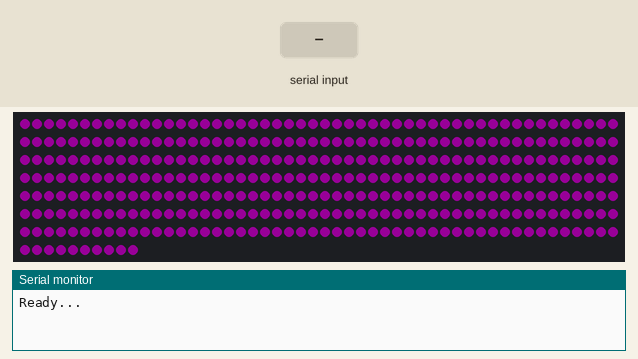
This sketch was run on a simulated Arduino Uno, built with avr-gcc and run on an emulated ATmega328P. Parts: 360 RGB LEDs in strip order, left to right, continuing on the next row, the last lines printed to the serial monitor. The inputs (shaded band) are chosen by the test bench. Dim RGB values are drawn brighter than linear.

Above: at 0.5 s.
2.2 s: "90,45\n" received over Serial
At 2.9 s:
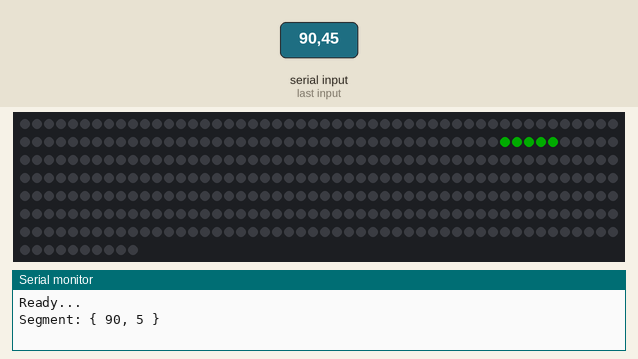
3.9 s: "5\n" received over Serial
At 5.0 s:
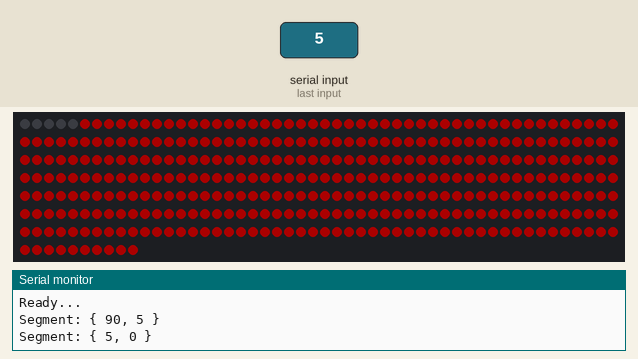
Timing chart, 0 to 6.9 s (numbered marks = the images above; inputs shaded):
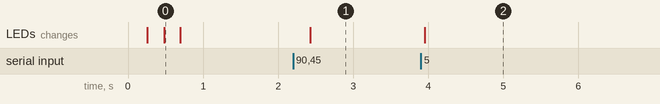

Measured:
- after the input at 2.2 s, the LEDs: change after 0.23 s (image 1)
- after the input at 3.9 s, the LEDs: change after 0.06 s (image 2)

The sketch:

calc_segments.ino
```cpp
#include <Adafruit_NeoPixel.h>


#define NEOPIXEL_PIN        6
#define WAIT                20
#define BRIGHTNESS          123
#define TOTAL_PIXELS        360
Adafruit_NeoPixel strip = Adafruit_NeoPixel(TOTAL_PIXELS, NEOPIXEL_PIN, NEO_GRB + NEO_KHZ800);

void initLights() {
  strip.begin();
  strip.setBrightness(BRIGHTNESS);
  strip.show(); // Initialize all pixels to 'off'
}

void readyAnimation() {
  for (int i=0; i<2; i++) {
    strip.fill(strip.Color(50, 0, 50), 0);
    strip.show();
    delay(200);
    strip.clear();
    strip.show();
    delay(200);
  }
  strip.clear();
  strip.show();
}

void setup() {
  Serial.begin(9600);
  Serial.println(F("Ready..."));

  initLights();
  readyAnimation();
}

char data[100];
char incomingByte;
String input;
void loop() {
  // put your main code here, to run repeatedly:
  // send data only when you receive data:
  if (Serial.available() > 0) {
    int chars = Serial.available();
    for (int i=0; i<chars; i++) {
      // read the incoming byte:
      incomingByte = Serial.read();
      if (incomingByte != '\n') {
        input += incomingByte;
      }
    }
  }

  if (input.length() > 0) {
    int start = input.substring(0, 3).toInt();
    int segLength = input.substring(4).toInt();
    lightSegment(start, segLength);

    input = "";
  }

  delay(500);
}

uint32_t forward = strip.Color(0, 100, 0);
uint32_t backward = strip.Color(100, 0, 0);
void lightSegment(int start, int segLength) {
  strip.clear();
  sprintf_P(data, PSTR("Segment: { %d, %d }"), start, segLength);
  Serial.println(data);

  if (segLength > 0) {
    strip.fill(forward, start, segLength);
  } else {
    strip.fill(backward, start + segLength, abs(segLength));
  }
  strip.show();
}
```
